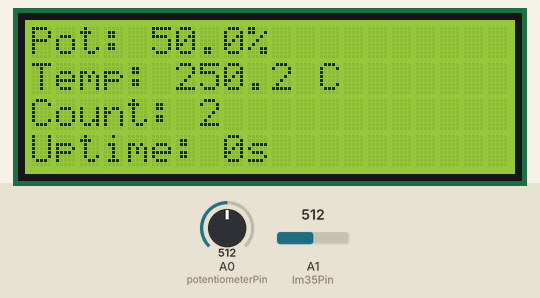
Recording of a program running on a simulated Arduino Uno, built with avr-gcc and run on an emulated ATmega328P. On the bench: 20×4 character LCD. The test bench sets the inputs (shaded band); at power-on: A0 (potentiometerPin) = 512, A1 (lm35Pin) = 512. What the program prints to the serial monitor is not drawn.

Above: at 1.2 s.
1.3 s: A0 (potentiometerPin) set to 716
At 1.9 s:
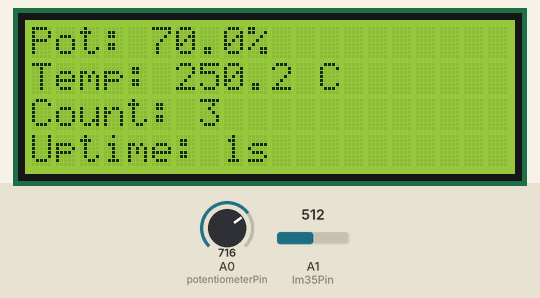
3.5 s: A1 (lm35Pin) set to 716
At 4.5 s:
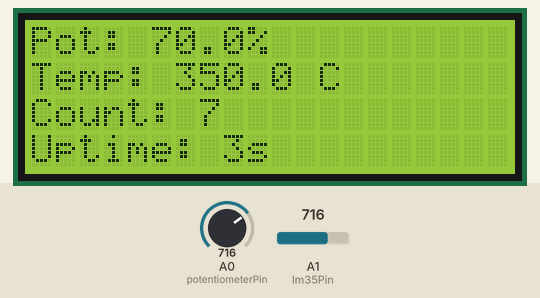
6.1 s: A0 (potentiometerPin) set to 900
At 7.1 s:
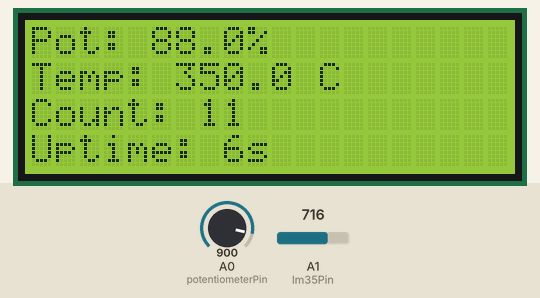
8.8 s: A1 (lm35Pin) set to 0
At 9.7 s:
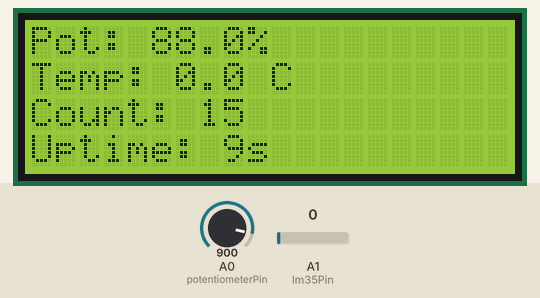
11.8 s: A1 (lm35Pin) set to 122
At 12.9 s:
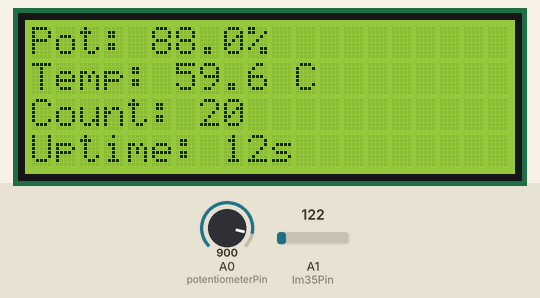
14.6 s: A0 (potentiometerPin) set to 1023
At 15.6 s:
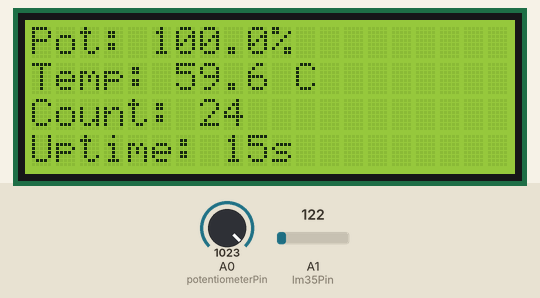
Timing chart, 0 to 17.6 s (numbered marks = the images above; inputs shaded):
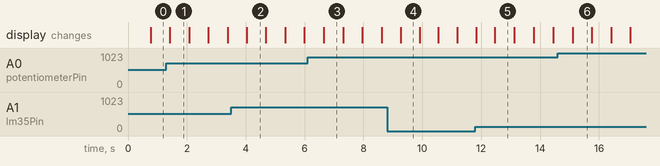

The program:

main.cpp
```cpp
#include <Arduino.h>
#include <ArduinoJson.h>
#include <LiquidCrystal_I2C.h>
#include <Wire.h>
#include <util/delay.h>

// LCD address might vary (0x27 or 0x3F are common).
// The parameters (20,4) indicate a 20-column x 4-row display.
LiquidCrystal_I2C lcd(0x27, 20, 4);

// Global variables
const int potentiometerPin = A0;  // Pin assignment for the potentiometer
const int lm35Pin = A1;           // Pin assignment for the LM35 sensor

unsigned long readingCount = 0;  // Counts how many times we read the sensors

/**
 * Reads an analog value from the specified pin in a "stable" manner.
 * - First read is discarded.
 * - After a short delay, a second read is performed and returned.
 */
int readStableAnalog(int pin) {
    // Discard the first reading
    analogRead(pin);
    // Wait a moment
    _delay_ms(5);
    // Return the second reading
    return analogRead(pin);
}

void setup() {
    // Initialize serial communication for debugging/JSON output
    Serial.begin(9600);

    // Initialize the LCD
    lcd.init();
    lcd.backlight();  // Turn on the LCD backlight
}

void loop() {
    // Increment the reading count each time we perform a measurement
    readingCount++;

    // Read the potentiometer value
    int potValue = readStableAnalog(potentiometerPin);
    float voltagePot = potValue * (5.0 / 1023.0);

    // Calculate the percentage of potentiometer rotation (0% to 100%)
    float potPercentage = (potValue / 1023.0) * 100.0;

    // Read the LM35 sensor value
    int lm35Value = readStableAnalog(lm35Pin);
    float voltageLM35 = lm35Value * (5.0 / 1023.0);
    // LM35 provides 10 mV/°C (0.01 V/°C)
    float temperature = voltageLM35 / 0.01;

    // Capture the current time in milliseconds since Arduino start
    unsigned long currentMillis = millis();
    unsigned long uptimeSec = currentMillis / 1000;  // Uptime in seconds

    // Display the results on the LCD
    lcd.clear();

    // First line: Potentiometer percentage
    lcd.setCursor(0, 0);
    lcd.print("Pot: ");
    lcd.print(potPercentage, 1);  // 1 decimal place
    lcd.print("%");

    // Second line: Temperature in Celsius
    lcd.setCursor(0, 1);
    lcd.print("Temp: ");
    lcd.print(temperature, 1);  // 1 decimal place
    lcd.print(" C");

    // Third line: Number of readings (readingCount)
    lcd.setCursor(0, 2);
    lcd.print("Count: ");
    lcd.print(readingCount);

    // Fourth line: Uptime in seconds
    lcd.setCursor(0, 3);
    lcd.print("Uptime: ");
    lcd.print(uptimeSec);
    lcd.print("s");

    // Create a JSON document to hold the data
    JsonDocument doc;

    doc["potValue"] = potValue;
    doc["voltagePot"] = voltagePot;
    doc["lm35Value"] = lm35Value;
    doc["voltageLM35"] = voltageLM35;
    doc["temperature"] = temperature;

    // Additional data
    doc["readingTime"] = currentMillis;  // time of reading in ms
    doc["uptimeSec"] = uptimeSec;        // uptime in seconds
    doc["readingCount"] = readingCount;  // how many readings so far

    // Serialize the JSON object into a buffer
    char buffer[256];
    size_t n = serializeJson(doc, buffer);

    // Send the JSON data over Serial
    Serial.write(buffer, n);
    Serial.println();

    // Delay before the next reading
    _delay_ms(500);
}
```

Measured:
- what the display in image 1 shows lasts 0.7 s, from 1.4 s to 2.1 s
